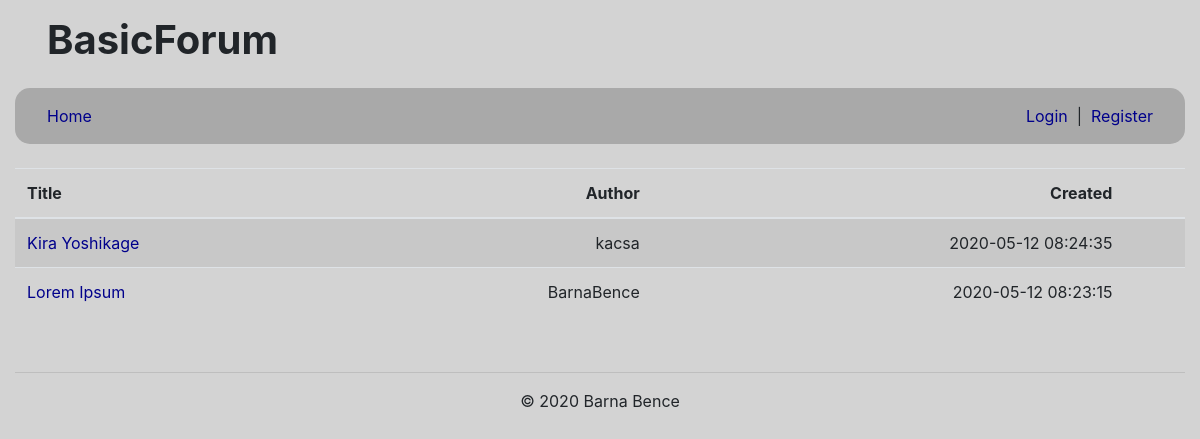
The page / on the database its author committed.
### tables this page shows
CREATE TABLE IF NOT EXISTS `threads` (
  `id` int(11) NOT NULL AUTO_INCREMENT,
  `title` varchar(64) NOT NULL,
  `ftext` mediumtext NOT NULL,
  `author` mediumtext NOT NULL,
  `created` datetime NOT NULL,
  PRIMARY KEY (`id`)
);

### protected/database.php (called while the page is built, shortened)
<?php
	function getConnection() {
		$connection = new PDO(DB_TYPE.':host='.DB_HOST.';dbname='.DB_NAME.';',DB_USER, DB_PASS);
		$connection->exec("SET NAMES '".DB_CHARSET."'");
		return $connection;
	}
	function getList($queryString, $queryParams = []) {
		$connection = getConnection();
		$statement = $connection->prepare($queryString);
		$success = $statement->execute($queryParams);
		$result = $success ? $statement->fetchAll(PDO::FETCH_ASSOC) : [];
		return $result;
	}
?>

### protected/normal/home.php (the view, shortened to what this page needs)
<?php
	$query = "SELECT id, title, author, created FROM threads ORDER BY created desc";
	$threads = getList($query);
?>
<?php if(count($threads) <= 0) : ?>
	<h1>No threads found in the database</h1>
<?php else : ?>
	<table class="table table-striped">
		<thead>
			<tr>
				<th scope="col">Title</th>
				<th scope="col" class="right">Author</th>
				<th scope="col" class="right">Created</th>
				<th scope="col"></th>
			</tr>
		</thead>
		<?php if(!isset($_SESSION['permission']) || $_SESSION['permission'] < 1) : ?>
			<tbody>
				<?php foreach ($threads as $t) : ?>
					<tr>
						<td><a href="index.php?P=open_thread&o=<?=$t['id'] ?>"><?=$t['title'] ?></td>
						<td align='right'><?=$t['author'] ?></td>
						<td align='right'><?=$t['created'] ?></td>
						<td></td>
					</tr>
				<?php endforeach;?>
			</tbody>
		<?php endif; ?>
	</table>
<?php endif; ?>

### public/style.css (style rules this page uses)
body { background-color: lightgray; }
.right { text-align: right; }
a:link { color: darkblue; }

### rows shown on the page
threads: title "Kira Yoshikage", author "kacsa", created "2020-05-12 08:24:35"
threads: title "Lorem Ipsum", author "BarnaBence", created "2020-05-12 08:23:15"
